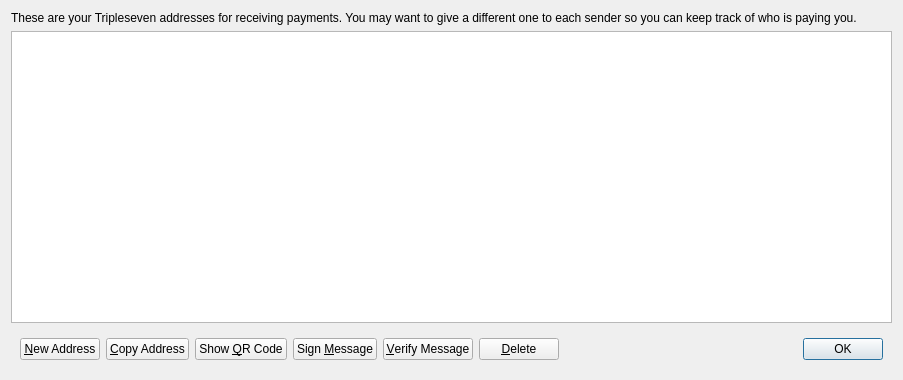
<?xml version="1.0" encoding="UTF-8"?>
<ui version="4.0">
 <class>AddressBookPage</class>
 <widget class="QWidget" name="AddressBookPage">
  <property name="geometry">
   <rect>
    <x>0</x>
    <y>0</y>
    <width>903</width>
    <height>380</height>
   </rect>
  </property>
  <property name="windowTitle">
   <string>Address Book</string>
  </property>
  <layout class="QVBoxLayout" name="verticalLayout">
   <item>
    <widget class="QLabel" name="labelExplanation">
     <property name="text">
      <string>These are your Tripleseven addresses for receiving payments. You may want to give a different one to each sender so you can keep track of who is paying you.</string>
     </property>
     <property name="textFormat">
      <enum>Qt::PlainText</enum>
     </property>
     <property name="wordWrap">
      <bool>true</bool>
     </property>
    </widget>
   </item>
   <item>
    <widget class="QTableView" name="tableView">
     <property name="contextMenuPolicy">
      <enum>Qt::CustomContextMenu</enum>
     </property>
     <property name="toolTip">
      <string>Double-click to edit address or label</string>
     </property>
     <property name="tabKeyNavigation">
      <bool>false</bool>
     </property>
     <property name="alternatingRowColors">
      <bool>true</bool>
     </property>
     <property name="selectionMode">
      <enum>QAbstractItemView::SingleSelection</enum>
     </property>
     <property name="selectionBehavior">
      <enum>QAbstractItemView::SelectRows</enum>
     </property>
     <property name="sortingEnabled">
      <bool>true</bool>
     </property>
     <attribute name="verticalHeaderVisible">
      <bool>false</bool>
     </attribute>
    </widget>
   </item>
   <item>
    <widget class="QWidget" name="buttonBar" native="true">
     <layout class="QHBoxLayout" name="horizontalLayout">
      <item>
       <widget class="QPushButton" name="newAddressButton">
        <property name="toolTip">
         <string>Create a new address</string>
        </property>
        <property name="text">
         <string>&amp;New Address</string>
        </property>
       </widget>
      </item>
      <item>
       <widget class="QPushButton" name="copyToClipboard">
        <property name="toolTip">
         <string>Copy the currently selected address to the system clipboard</string>
        </property>
        <property name="text">
         <string>&amp;Copy Address</string>
        </property>
       </widget>
      </item>
      <item>
       <widget class="QPushButton" name="showQRCode">
        <property name="text">
         <string>Show &amp;QR Code</string>
        </property>
       </widget>
      </item>
      <item>
       <widget class="QPushButton" name="signMessage">
        <property name="toolTip">
         <string>Sign a message to prove you own a Tripleseven address</string>
        </property>
        <property name="text">
         <string>Sign &amp;Message</string>
        </property>
       </widget>
      </item>
      <item>
       <widget class="QPushButton" name="verifyMessage">
        <property name="toolTip">
         <string>Verify a message to ensure it was signed with a specified Tripleseven address</string>
        </property>
        <property name="text">
         <string>&amp;Verify Message</string>
        </property>
       </widget>
      </item>
      <item>
       <widget class="QPushButton" name="deleteButton">
        <property name="toolTip">
         <string>Delete the currently selected address from the list</string>
        </property>
        <property name="text">
         <string>&amp;Delete</string>
        </property>
       </widget>
      </item>
      <item>
       <spacer name="horizontalSpacer">
        <property name="orientation">
         <enum>Qt::Horizontal</enum>
        </property>
        <property name="sizeHint" stdset="0">
         <size>
          <width>40</width>
          <height>20</height>
         </size>
        </property>
       </spacer>
      </item>
      <item>
       <widget class="QDialogButtonBox" name="buttonBox">
        <property name="sizePolicy">
         <sizepolicy hsizetype="Maximum" vsizetype="Fixed">
          <horstretch>0</horstretch>
          <verstretch>0</verstretch>
         </sizepolicy>
        </property>
        <property name="standardButtons">
         <set>QDialogButtonBox::Ok</set>
        </property>
       </widget>
      </item>
     </layout>
    </widget>
   </item>
  </layout>
 </widget>
 <resources/>
 <connections/>
</ui>
